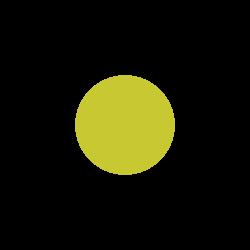

Write the Python code that produced this figure.
# CENG 415 Applications of Computer Graphics
# Student: Arzu ÖZKAN 16050111051
# Assignment 1

import json
import numpy as np
import math
from PIL import Image, ImageDraw


class Object3D:
    def __init__(self, color):
        self.color = color

    def intersect(ray, hit=0, tmin=0):
        pass

class Sphere(Object3D):
    def __init__(self,data,ind=0):
        self.radiusSphere = data['group'][ind]['sphere']['radius']
        self.centerSphere = data['group'][ind]['sphere']['center']
        self.color = tuple(np.array(data['group'][ind]['sphere']['color']))

    def intersect(self,ray,hit=None,tmin=0.001):
        oc=ray.origin-self.centerSphere
        a = np.dot(ray.direction, ray.direction)
        b = 2 * np.dot(oc, ray.direction)
        c = np.dot(oc, oc) - pow(self.radiusSphere, 2)
        d = (b * b - 4 * a * c)
        if d < 0:
            return -1
        else:
            d = math.sqrt(d)
            t1 = (-b + d) / (2 * a)
            t2 = (-b - d) / (2 * a)
            if tmin < t1 <= t2:
                t = t1
            else:
                t = t2
            hit.t = t
            h.color = self.color
            return t

class Group(Object3D):

    def __init__(self, object):
        self.objects=[]

    def addSphere(self, sphere):
        self.objects.append(sphere)

    def intersect(self,ray, hit, tmin=0):
            pass
class Camera:
    def generateRay(x, y):
        pass


class OrthographicCamera(Camera):
    def __init__(self,data):
        self.center=np.array(data['orthocamera']['center'])
        self.dir=np.array(data['orthocamera']['direction'])
        self.up=np.array(data['orthocamera']['up'])
        self.size=data['orthocamera']['size']

    def generateRay(self, x, y):
        horizontal = np.cross(self.dir, self.up)
        return (self.center + (x - 0.5) * self.size * horizontal + (y - 0.5) * self.size * self.up)


class Ray:
    def __init__(self, origin, direction):
        self.origin = origin
        self.direction = direction


class Hit:
    def __init__(self, t=0, color=(0, 0, 0)):
        self.t = t
        self.color = color


# normalization
def findNormalize(x, y, size):
    return (x + 0.5) / size[0], (y + 0.5) / size[1]


def rayTracingColor(image, sphere, orthcamera):
    pixel = image.load()
    # ray tracing for every pixel
    for i in range(SIZE[0]):
        for j in range(SIZE[1]):
            hit = Hit()
            x, y = findNormalize(i, j, SIZE)
            r = orthcamera.generateRay(x, y)
            ray = Ray(r, orthcamera.dir)
            t = sphere.intersect(ray, hit)
            # make control the t whether there is a hit
            if t != -1:
                hit.color = s.color
                pixel[i, j] = tuple(hit.color)
            else:
                pixel[i, j] = tuple(back_color)
    image.save("scene1.jpg")


def rayTracingDepth(image, sphere, orthcamera):
    # pixels
    pixel = image.load()
    # ray tracing for every pixel
    near = 9
    far = 11
    for i in range(SIZE[0]):
        for j in range(SIZE[1]):
            hit = Hit()
            x, y = findNormalize(i, j, SIZE)
            r = orthcamera.generateRay(x, y)
            ray = Ray(r, orthcamera.dir)
            t = sphere.intersect(ray, hit)
            # make control the t whether there is a hit
            if t != -1:
                depth = int(round((far - t) / (far - near) * 255) - 1)
                hit.color = (depth, depth, depth)
                pixel[i, j] = hit.color
            else:
                pixel[i, j] = tuple(back_color)
    image.save("scene1_depth.jpg")


if __name__ == '__main__':
    # read the json file
    with open('scene1.json') as f:
        data = json.load(f)

    SIZE = (250, 250)
    back_color = np.array(data['background']['color'])
    # objects
    orthcam = OrthographicCamera(data)
    s = Sphere(data)
    h = Hit()
    im = Image.new('RGB', SIZE, tuple(back_color))

    rayTracingColor(im, s, orthcam)
    rayTracingDepth(im, s, orthcam)
